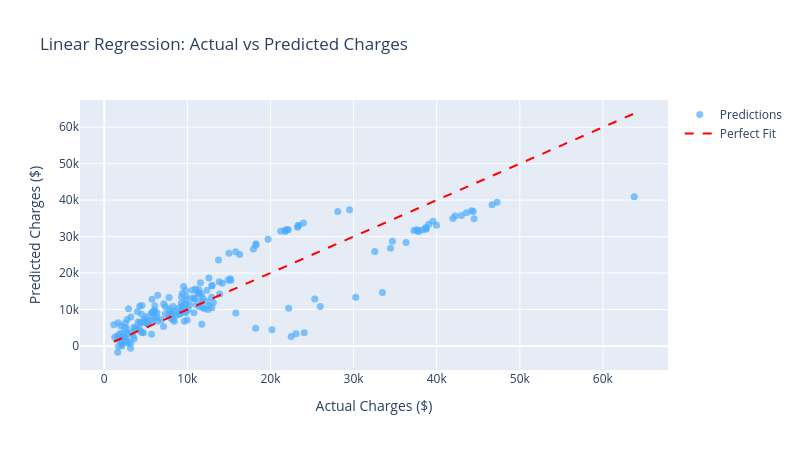
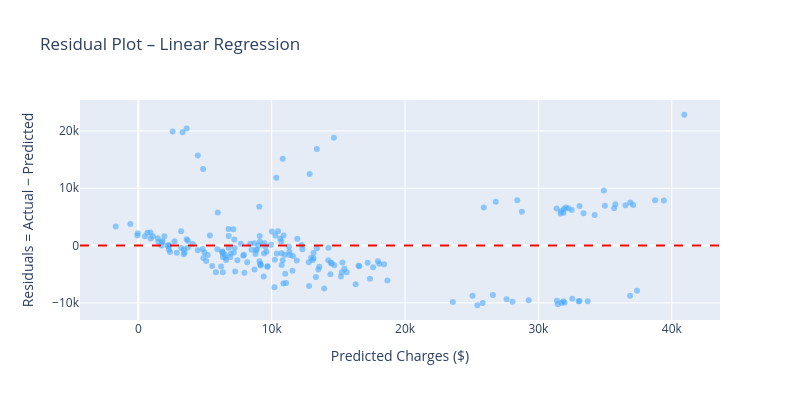

Here is the notebook cell these charts were saved with, in order:
### Markdown cell above
## 3. Algorithm 1: Linear Regression (Baseline)

### Code cell
# ── Train ────────────────────────────────────────────────────────────────
t0 = time.time()
lr_model = LinearRegression()
lr_model.fit(X_train_scaled, y_train)
lr_train_time = time.time() - t0

# ── Predict & Evaluate ────────────────────────────────────────────────────
t1 = time.time()
lr_val_preds = lr_model.predict(X_val_scaled)
lr_preds = lr_model.predict(X_test_scaled)
lr_infer_time = (time.time() - t1) * 1000  # ms

lr_rmse = np.sqrt(mean_squared_error(y_test, lr_preds))
lr_mae  = mean_absolute_error(y_test, lr_preds)
lr_r2   = r2_score(y_test, lr_preds)
lr_val_r2 = r2_score(y_val, lr_val_preds)

print('Linear Regression Statistics:')
print(f'  RMSE         : ${lr_rmse:,.0f}')
print(f'  MAE          : ${lr_mae:,.0f}')
print(f'  R2 Score     : {lr_r2:.4f}')
print(f'  Train Time   : {lr_train_time:.4f}s')
print(f'  Infer Time   : {lr_infer_time:.3f}ms')

# ── Scatter: Actual vs Predicted ─────────────────────────────────────────
fig = go.Figure()
fig.add_trace(go.Scatter(x=y_test, y=lr_preds, mode='markers',
    name='Predictions', marker=dict(color='#4facfe', size=7, opacity=0.7)))
fig.add_trace(go.Scatter(x=[y_test.min(), y_test.max()],
    y=[y_test.min(), y_test.max()], mode='lines',
    name='Perfect Fit', line=dict(color='red', dash='dash')))
fig.update_layout(title='Linear Regression: Actual vs Predicted Charges',
    xaxis_title='Actual Charges ($)', yaxis_title='Predicted Charges ($)',
    width=800, height=450)
fig.show()

# ── Residual Plot ─────────────────────────────────────────────────────────
lr_residuals = y_test.values - lr_preds
fig_r = go.Figure()
fig_r.add_trace(go.Scatter(x=lr_preds, y=lr_residuals, mode='markers',
    marker=dict(color='#4facfe', size=6, opacity=0.6), name='Residuals'))
fig_r.add_hline(y=0, line_dash='dash', line_color='red')
fig_r.update_layout(title='Residual Plot – Linear Regression',
    xaxis_title='Predicted Charges ($)',
    yaxis_title='Residuals = Actual − Predicted',
    width=800, height=400)
fig_r.show()

### Figure 1 — Plotly figure (JSON) as saved in the notebook; plotly's stock layout.template omitted (floating-point values rounded to 4 significant figures; data arrays with more than 128 entries replaced by an {"elided": "..."} marker saying what was removed)
{"data": [{"marker": {"color": "#4facfe", "opacity": 0.7, "size": 7}, "mode": "markers", "name": "Predictions", "type": "scatter", "x": {"elided": "201 float values"}, "y": {"elided": "201 float values"}}, {"line": {"color": "red", "dash": "dash"}, "mode": "lines", "name": "Perfect Fit", "type": "scatter", "x": [1147.0, 63770.0], "y": [1147.0, 63770.0]}], "layout": {"height": 450, "title": {"text": "Linear Regression: Actual vs Predicted Charges"}, "width": 800, "xaxis": {"title": {"text": "Actual Charges ($)"}}, "yaxis": {"title": {"text": "Predicted Charges ($)"}}}}

### Figure 2 — Plotly figure (JSON) as saved in the notebook; plotly's stock layout.template omitted (floating-point values rounded to 4 significant figures; data arrays with more than 128 entries replaced by an {"elided": "..."} marker saying what was removed)
{"data": [{"marker": {"color": "#4facfe", "opacity": 0.6, "size": 6}, "mode": "markers", "name": "Residuals", "type": "scatter", "x": {"elided": "201 float values"}, "y": {"elided": "201 float values"}}], "layout": {"height": 400, "shapes": [{"line": {"color": "red", "dash": "dash"}, "type": "line", "x0": 0, "x1": 1, "xref": "x domain", "y0": 0, "y1": 0, "yref": "y"}], "title": {"text": "Residual Plot – Linear Regression"}, "width": 800, "xaxis": {"title": {"text": "Predicted Charges ($)"}}, "yaxis": {"title": {"text": "Residuals = Actual − Predicted"}}}}
